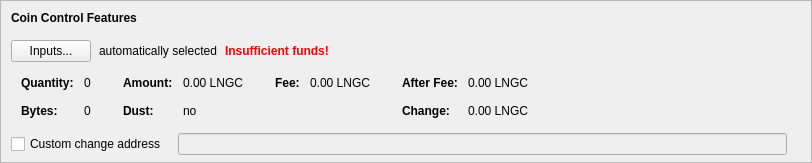
    <widget class="QFrame" name="frameCoinControl">
     <property name="sizePolicy">
      <sizepolicy hsizetype="Expanding" vsizetype="Expanding">
       <horstretch>0</horstretch>
       <verstretch>0</verstretch>
      </sizepolicy>
     </property>
     <property name="maximumSize">
      <size>
       <width>16777215</width>
       <height>16777215</height>
      </size>
     </property>
     <property name="frameShape">
      <enum>QFrame::StyledPanel</enum>
     </property>
     <property name="frameShadow">
      <enum>QFrame::Sunken</enum>
     </property>
     <layout class="QVBoxLayout" name="verticalLayoutCoinControl2">
      <property name="spacing">
       <number>0</number>
      </property>
      <property name="leftMargin">
       <number>0</number>
      </property>
      <property name="topMargin">
       <number>0</number>
      </property>
      <property name="rightMargin">
       <number>0</number>
      </property>
      <property name="bottomMargin">
       <number>6</number>
      </property>
      <item>
       <layout class="QVBoxLayout" name="verticalLayoutCoinControl" stretch="0,0,0,0,1">
        <property name="spacing">
         <number>0</number>
        </property>
        <property name="leftMargin">
         <number>10</number>
        </property>
        <property name="topMargin">
         <number>10</number>
        </property>
        <item>
         <layout class="QHBoxLayout" name="horizontalLayoutCoinControl1">
          <property name="bottomMargin">
           <number>15</number>
          </property>
          <item>
           <widget class="QLabel" name="labelCoinControlFeatures">
            <property name="sizePolicy">
             <sizepolicy hsizetype="Preferred" vsizetype="Maximum">
              <horstretch>0</horstretch>
              <verstretch>0</verstretch>
             </sizepolicy>
            </property>
            <property name="font">
             <font>
              <weight>75</weight>
              <bold>true</bold>
             </font>
            </property>
            <property name="styleSheet">
             <string notr="true">font-weight:bold;</string>
            </property>
            <property name="text">
             <string>Coin Control Features</string>
            </property>
           </widget>
          </item>
         </layout>
        </item>
        <item>
         <layout class="QHBoxLayout" name="horizontalLayoutCoinControl2" stretch="0,0,0,0">
          <property name="spacing">
           <number>8</number>
          </property>
          <property name="bottomMargin">
           <number>10</number>
          </property>
          <item>
           <widget class="QPushButton" name="pushButtonCoinControl">
            <property name="styleSheet">
             <string notr="true"/>
            </property>
            <property name="text">
             <string>Inputs...</string>
            </property>
            <property name="autoDefault">
             <bool>false</bool>
            </property>
           </widget>
          </item>
          <item>
           <widget class="QLabel" name="labelCoinControlAutomaticallySelected">
            <property name="text">
             <string>automatically selected</string>
            </property>
            <property name="margin">
             <number>5</number>
            </property>
           </widget>
          </item>
          <item>
           <widget class="QLabel" name="labelCoinControlInsuffFunds">
            <property name="font">
             <font>
              <weight>75</weight>
              <bold>true</bold>
             </font>
            </property>
            <property name="styleSheet">
             <string notr="true">color:red;font-weight:bold;</string>
            </property>
            <property name="text">
             <string>Insufficient funds!</string>
            </property>
            <property name="margin">
             <number>5</number>
            </property>
           </widget>
          </item>
          <item>
           <spacer name="horizontalSpacerCoinControl">
            <property name="orientation">
             <enum>Qt::Horizontal</enum>
            </property>
            <property name="sizeHint" stdset="0">
             <size>
              <width>40</width>
              <height>1</height>
             </size>
            </property>
           </spacer>
          </item>
         </layout>
        </item>
        <item>
         <widget class="QWidget" name="widgetCoinControl" native="true">
          <property name="sizePolicy">
           <sizepolicy hsizetype="Preferred" vsizetype="Preferred">
            <horstretch>0</horstretch>
            <verstretch>0</verstretch>
           </sizepolicy>
          </property>
          <property name="minimumSize">
           <size>
            <width>0</width>
            <height>0</height>
           </size>
          </property>
          <property name="styleSheet">
           <string notr="true"/>
          </property>
          <layout class="QHBoxLayout" name="horizontalLayoutCoinControl5">
           <property name="leftMargin">
            <number>0</number>
           </property>
           <property name="topMargin">
            <number>0</number>
           </property>
           <property name="rightMargin">
            <number>0</number>
           </property>
           <property name="bottomMargin">
            <number>0</number>
           </property>
           <item>
            <layout class="QHBoxLayout" name="horizontalLayoutCoinControl3" stretch="0,0,0,1">
             <property name="spacing">
              <number>20</number>
             </property>
             <property name="topMargin">
              <number>0</number>
             </property>
             <property name="bottomMargin">
              <number>10</number>
             </property>
             <item>
              <layout class="QFormLayout" name="formLayoutCoinControl1">
               <property name="horizontalSpacing">
                <number>10</number>
               </property>
               <property name="verticalSpacing">
                <number>14</number>
               </property>
               <property name="leftMargin">
                <number>10</number>
               </property>
               <property name="topMargin">
                <number>4</number>
               </property>
               <property name="rightMargin">
                <number>6</number>
               </property>
               <item row="0" column="0">
                <widget class="QLabel" name="labelCoinControlQuantityText">
                 <property name="font">
                  <font>
                   <weight>75</weight>
                   <bold>true</bold>
                  </font>
                 </property>
                 <property name="text">
                  <string>Quantity:</string>
                 </property>
                 <property name="margin">
                  <number>0</number>
                 </property>
                </widget>
               </item>
               <item row="0" column="1">
                <widget class="QLabel" name="labelCoinControlQuantity">
                 <property name="cursor">
                  <cursorShape>IBeamCursor</cursorShape>
                 </property>
                 <property name="contextMenuPolicy">
                  <enum>Qt::ActionsContextMenu</enum>
                 </property>
                 <property name="text">
                  <string notr="true">0</string>
                 </property>
                 <property name="margin">
                  <number>0</number>
                 </property>
                 <property name="textInteractionFlags">
                  <set>Qt::LinksAccessibleByMouse|Qt::TextSelectableByKeyboard|Qt::TextSelectableByMouse</set>
                 </property>
                </widget>
               </item>
               <item row="1" column="0">
                <widget class="QLabel" name="labelCoinControlBytesText">
                 <property name="font">
                  <font>
                   <weight>75</weight>
                   <bold>true</bold>
                  </font>
                 </property>
                 <property name="text">
                  <string>Bytes:</string>
                 </property>
                </widget>
               </item>
               <item row="1" column="1">
                <widget class="QLabel" name="labelCoinControlBytes">
                 <property name="cursor">
                  <cursorShape>IBeamCursor</cursorShape>
                 </property>
                 <property name="contextMenuPolicy">
                  <enum>Qt::ActionsContextMenu</enum>
                 </property>
                 <property name="text">
                  <string notr="true">0</string>
                 </property>
                 <property name="textInteractionFlags">
                  <set>Qt::LinksAccessibleByMouse|Qt::TextSelectableByKeyboard|Qt::TextSelectableByMouse</set>
                 </property>
                </widget>
               </item>
              </layout>
             </item>
             <item>
              <layout class="QFormLayout" name="formLayoutCoinControl2">
               <property name="horizontalSpacing">
                <number>10</number>
               </property>
               <property name="verticalSpacing">
                <number>14</number>
               </property>
               <property name="leftMargin">
                <number>6</number>
               </property>
               <property name="topMargin">
                <number>4</number>
               </property>
               <property name="rightMargin">
                <number>6</number>
               </property>
               <item row="0" column="0">
                <widget class="QLabel" name="labelCoinControlAmountText">
                 <property name="font">
                  <font>
                   <weight>75</weight>
                   <bold>true</bold>
                  </font>
                 </property>
                 <property name="text">
                  <string>Amount:</string>
                 </property>
                 <property name="margin">
                  <number>0</number>
                 </property>
                </widget>
               </item>
               <item row="0" column="1">
                <widget class="QLabel" name="labelCoinControlAmount">
                 <property name="cursor">
                  <cursorShape>IBeamCursor</cursorShape>
                 </property>
                 <property name="contextMenuPolicy">
                  <enum>Qt::ActionsContextMenu</enum>
                 </property>
                 <property name="text">
                  <string notr="true">0.00 LNGC</string>
                 </property>
                 <property name="textInteractionFlags">
                  <set>Qt::LinksAccessibleByMouse|Qt::TextSelectableByKeyboard|Qt::TextSelectableByMouse</set>
                 </property>
                </widget>
               </item>
               <item row="1" column="0">
                <widget class="QLabel" name="labelCoinControlLowOutputText">
                 <property name="font">
                  <font>
                   <weight>75</weight>
                   <bold>true</bold>
                  </font>
                 </property>
                 <property name="text">
                  <string>Dust:</string>
                 </property>
                </widget>
               </item>
               <item row="1" column="1">
                <widget class="QLabel" name="labelCoinControlLowOutput">
                 <property name="cursor">
                  <cursorShape>IBeamCursor</cursorShape>
                 </property>
                 <property name="contextMenuPolicy">
                  <enum>Qt::ActionsContextMenu</enum>
                 </property>
                 <property name="text">
                  <string notr="true">no</string>
                 </property>
                 <property name="textInteractionFlags">
                  <set>Qt::LinksAccessibleByMouse|Qt::TextSelectableByKeyboard|Qt::TextSelectableByMouse</set>
                 </property>
                </widget>
               </item>
              </layout>
             </item>
             <item>
              <layout class="QFormLayout" name="formLayoutCoinControl3">
               <property name="horizontalSpacing">
                <number>10</number>
               </property>
               <property name="verticalSpacing">
                <number>14</number>
               </property>
               <property name="leftMargin">
                <number>6</number>
               </property>
               <property name="topMargin">
                <number>4</number>
               </property>
               <property name="rightMargin">
                <number>6</number>
               </property>
               <item row="0" column="0">
                <widget class="QLabel" name="labelCoinControlFeeText">
                 <property name="font">
                  <font>
                   <weight>75</weight>
                   <bold>true</bold>
                  </font>
                 </property>
                 <property name="text">
                  <string>Fee:</string>
                 </property>
                 <property name="margin">
                  <number>0</number>
                 </property>
                </widget>
               </item>
               <item row="0" column="1">
                <widget class="QLabel" name="labelCoinControlFee">
                 <property name="cursor">
                  <cursorShape>IBeamCursor</cursorShape>
                 </property>
                 <property name="contextMenuPolicy">
                  <enum>Qt::ActionsContextMenu</enum>
                 </property>
                 <property name="text">
                  <string notr="true">0.00 LNGC</string>
                 </property>
                 <property name="textInteractionFlags">
                  <set>Qt::LinksAccessibleByMouse|Qt::TextSelectableByKeyboard|Qt::TextSelectableByMouse</set>
                 </property>
                </widget>
               </item>
              </layout>
             </item>
             <item>
              <layout class="QFormLayout" name="formLayoutCoinControl4">
               <property name="horizontalSpacing">
                <number>10</number>
               </property>
               <property name="verticalSpacing">
                <number>14</number>
               </property>
               <property name="leftMargin">
                <number>6</number>
               </property>
               <property name="topMargin">
                <number>4</number>
               </property>
               <property name="rightMargin">
                <number>6</number>
               </property>
               <item row="0" column="0">
                <widget class="QLabel" name="labelCoinControlAfterFeeText">
                 <property name="font">
                  <font>
                   <weight>75</weight>
                   <bold>true</bold>
                  </font>
                 </property>
                 <property name="text">
                  <string>After Fee:</string>
                 </property>
                 <property name="margin">
                  <number>0</number>
                 </property>
                </widget>
               </item>
               <item row="0" column="1">
                <widget class="QLabel" name="labelCoinControlAfterFee">
                 <property name="cursor">
                  <cursorShape>IBeamCursor</cursorShape>
                 </property>
                 <property name="contextMenuPolicy">
                  <enum>Qt::ActionsContextMenu</enum>
                 </property>
                 <property name="text">
                  <string notr="true">0.00 LNGC</string>
                 </property>
                 <property name="textInteractionFlags">
                  <set>Qt::LinksAccessibleByMouse|Qt::TextSelectableByKeyboard|Qt::TextSelectableByMouse</set>
                 </property>
                </widget>
               </item>
               <item row="1" column="0">
                <widget class="QLabel" name="labelCoinControlChangeText">
                 <property name="font">
                  <font>
                   <weight>75</weight>
                   <bold>true</bold>
                  </font>
                 </property>
                 <property name="text">
                  <string>Change:</string>
                 </property>
                </widget>
               </item>
               <item row="1" column="1">
                <widget class="QLabel" name="labelCoinControlChange">
                 <property name="cursor">
                  <cursorShape>IBeamCursor</cursorShape>
                 </property>
                 <property name="contextMenuPolicy">
                  <enum>Qt::ActionsContextMenu</enum>
                 </property>
                 <property name="text">
                  <string notr="true">0.00 LNGC</string>
                 </property>
                 <property name="textInteractionFlags">
                  <set>Qt::LinksAccessibleByMouse|Qt::TextSelectableByKeyboard|Qt::TextSelectableByMouse</set>
                 </property>
                </widget>
               </item>
              </layout>
             </item>
            </layout>
           </item>
          </layout>
         </widget>
        </item>
        <item>
         <layout class="QHBoxLayout" name="horizontalLayoutCoinControl4" stretch="0,0,0">
          <property name="spacing">
           <number>12</number>
          </property>
          <property name="sizeConstraint">
           <enum>QLayout::SetDefaultConstraint</enum>
          </property>
          <property name="topMargin">
           <number>5</number>
          </property>
          <property name="rightMargin">
           <number>5</number>
          </property>
          <item>
           <widget class="QCheckBox" name="checkBoxCoinControlChange">
            <property name="toolTip">
             <string>If this is activated, but the change address is empty or invalid, change will be sent to a newly generated address.</string>
            </property>
            <property name="text">
             <string>Custom change address</string>
            </property>
           </widget>
          </item>
          <item>
           <widget class="QValidatedLineEdit" name="lineEditCoinControlChange">
            <property name="enabled">
             <bool>false</bool>
            </property>
            <property name="sizePolicy">
             <sizepolicy hsizetype="Expanding" vsizetype="Fixed">
              <horstretch>0</horstretch>
              <verstretch>0</verstretch>
             </sizepolicy>
            </property>
           </widget>
          </item>
          <item>
           <widget class="QLabel" name="labelCoinControlChangeLabel">
            <property name="sizePolicy">
             <sizepolicy hsizetype="Preferred" vsizetype="Expanding">
              <horstretch>0</horstretch>
              <verstretch>0</verstretch>
             </sizepolicy>
            </property>
            <property name="minimumSize">
             <size>
              <width>0</width>
              <height>0</height>
             </size>
            </property>
            <property name="text">
             <string/>
            </property>
            <property name="margin">
             <number>3</number>
            </property>
           </widget>
          </item>
         </layout>
        </item>
        <item>
         <spacer name="verticalSpacerCoinControl">
          <property name="orientation">
           <enum>Qt::Vertical</enum>
          </property>
          <property name="sizeHint" stdset="0">
           <size>
            <width>800</width>
            <height>1</height>
           </size>
          </property>
         </spacer>
        </item>
       </layout>
      </item>
     </layout>
    </widget>
